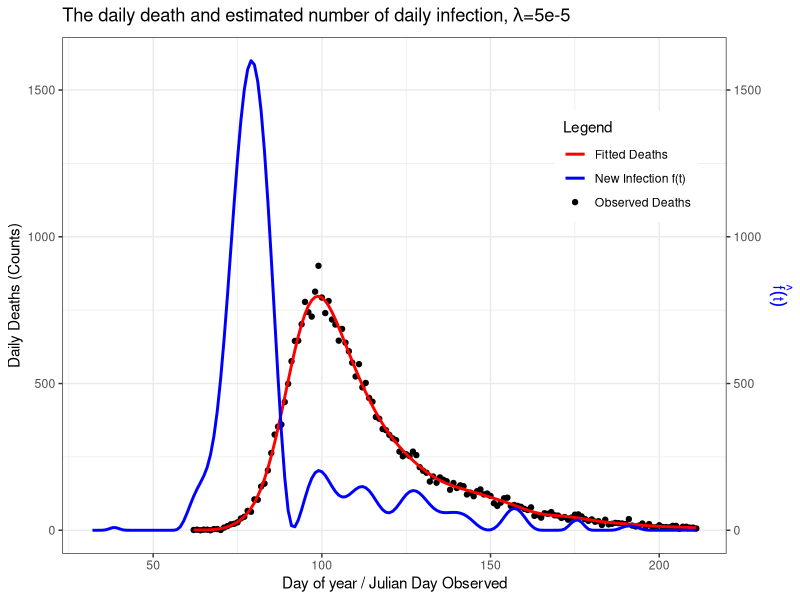

Reproduce this figure in R. (Note: this script raises an error after producing the figure.)
start <- Sys.time()
##=============== PROJECT 3 - EXTENDED STATISTICAL PROGRAMMING =================

# Group 12 
# Aseel Alghamdi : S2901228
# Fenanda Dwitha Kurniasari : S2744048
# Nurmawiya : S2822251

# Aseel     : Make function to contruct X, X tilde, and S (make_matrice)
#             Make objective function and its derivative
# Fenanda   : Bootstrap Uncertainty, 
#             Make final plot
#             Revise and put comment on code
# Nurmawiya : Preliminary Sanity Check with initial lambda, making plot
#             Fit the model using BFGS
#             Revise and put comment on code

# Repository Link
# https://github.com/fenandadwithak/Team12/tree/main/Proj3

# ==============================================================================
##                                  OUTLINE
# ==============================================================================
## What you get:
## (1) 
## (2) 
## (3) 
## (4) 
## (5)
## (6)


##===================== Data Preparation & Load library ========================
library(splines) #load library splines
library(ggplot2)

df <- read.table("engcov.txt", header = TRUE) # import datasets
y <- df$nhs; t <- df$julian
n <- length(y) # define total observation 
d <- 1:80; edur <- 3.151; sdur <- .469
pd <- dlnorm(d, edur, sdur) # density (PDF) function of death
pd <- pd / sum(pd) # probability of death

##==================== (1) Construct X, Xtilde, and S ==========================
make_matrices <- function(t, K=80) {
  # Function to construct matrices (Xtilde, X, S) required for predicting 
  #  number of new infections occuring on day t which expressed by an infection 
  #  rate function f(t)
  
  # Input/Arguments :(1) t, a vector of day since 2020. In this dataset, we use 
  #                      julian
  #                  (2) K, number of basis function, set to 80
  #                      larger K gives a more flexible/wigglier basis
  #
  # Output/Return   :(1) Xtilde, a model matrix (spline basis) to predict f(t) 
  #                      f(t) = b1(t)β1 + b2(t)β2 + ... + bk(t)βk
  #                      row : days; colomn : B-spline basis function
  #                  (2) X, model matrix for the expected death count (the 
  #                      observed outcome), after convolution with Xtilde and 
  #                      π(j)/probability func. for days from infection to death 
  #                  (3) S, penalised matrix. Matrix defining which aspect of β
  #                      are penalised
  
  # Construct X_tilde
  # Define a sequence starting from the first day of death recorded minus 30
  # (min(t)-30) because for the earliest records, deaths might be caused by the
  # infection happened around 30 days ago, until maximum day observed (max(t))
  # for as many as K+4 evenly spaced, so there will be a sequence of 84 numbers
  knots <- seq(min(t)-30, max(t), length.out=K+4)
  
  Xtilde <- splineDesign(knots=knots, 
                         x=(min(t)-30):max(t), 
                         ord=4,
                         outer.ok= TRUE)#construct matrix X-tilde using 
                                        #splineDesign with 84 knots as defined 
                                        #before starting from min(t)-30 until 
                                        #max(t) with order of the spline = 4
  
  # Construct X
  X <- matrix(0, nrow=length(t), ncol=ncol(Xtilde)) # initialize matrix to store
  #for every value in length(t) = 150
  # Execute for each observation of time (1:150)
  for (i in 1:length(t)) {
    j_max <- min(80, 29 + i) ## define upper bound for summation
    for (j in 1:j_max) { ## calculate for each days until death 
      # fill corresponding cells with corresponding element X_tilde and prob 
      # death time function
      X[i,] <- X[i,] + Xtilde[30 + i - j,] * pd[j] 
    }
  }
  
  # Construct S (Penalised Matrix)
  S <- crossprod(diff(diag(ncol(X)), diff=2))
  
  list(Xtilde=Xtilde, X=X, S=S) ## return the output into a list 
}##make_matrices

mats <- make_matrices(t) #
X <- mats$X ## X
S <- mats$S ## S
Xtilde <- mats$Xtilde ## X tilde

##============= (2) Function Penalised NLL and its Objective Func. =============

# In this part, we define objective function to be optimised. For this case, 
# it's already given that f(t) has possion GLM distribution

# First, we know that (log likehood funct of poisson) formula for poisson 
#        l = ∑[yi.log(μi)−μi−log(yi!)]
#        where  μ = Xβ
#        Also, we drop log(yi!) as it does not depends on parameter
#   
# NLL = ∑(Xβ−y⋅log(Xβ))[Negative loglikelihood function]
#       where β=exp(γ) (imposed for positivity)
# Then, the penalty is applied to β (control smoothness of the function), 
#       P = 0.5λβ'Sβ

# Penalised NLL = NLL + P

# Objective Function
pen_nll <- function(gamma, X, y, S, lambda, weight=1) {
  # Function to compute penalised negative log likehood
  # Input/Argument : (1) Gamma : K-vector of spline coefficients
  #                  (2) y : the deaths on day of the year ti
  #                  (3) S : penalised matrix
  #                  (4) lambda : smoothing parameter
  #                  (5) weight : weight for bootstraping sampled data
  #                      adjusted for more general use in this case
  
  # Output/Return  : single numeric value of pen_nll
  beta <- exp(gamma) # β = exp(γ)
  mu <- as.vector(X %*% beta) # μ = Xβ
  ll <- sum(weight*(y * log(mu) - mu)) # likelihood funct of possion dist
  penalty <- 0.5 * lambda * t(beta) %*% (S %*% beta) # penalty
  return(-ll + penalty)
}##pen_nll


# Define Gradient vector of Objective Function/ its derivative vector 
pen_grad <- function(gamma, X, y, S, lambda, weight=1) {
  # Function to compute derivative vector
  # Input/Argument : (1) Gamma : K-vector of spline coefficients
  #                  (2) y : the deaths on day of the year ti
  #                  (3) S : penalised matrix
  #                  (4) lambda : smoothing parameter
  #                  (5) weight : weight for bootstraping sampled data
  #                      adjusted for more general use in this case
  
  
  beta <- exp(gamma) # β = exp(γ)
  mu <- as.vector(X %*% beta) # μ = Xβ
  F <- t(X) %*% (weight*(y / mu - 1)) # ∂li/∂γj; or F =  diag(yi/µi−1).X.diag(β) 
  grad_ll <- -F * beta # total derivative for all data
  grad_pen <- lambda * (beta * (S %*% beta)) # total gradient for penalty 
  return(as.vector(grad_ll + grad_pen))
}

# Checking the derivative (From SP Notes pg 74)
K <- 80
fd <- gamma0 <- rep(0, K)       # start from all zeros
lambda <- 5e-5
pen_nll0 <- pen_nll(gamma0, X, y, S, lambda) 
eps <- 1e-7
for (i in 1:length(gamma0)) {
  gamma1 <- gamma0; gamma1[i] <- eps
  pen_nll1 <- pen_nll(gamma1,X,y,S,lambda)
  fd[i] <- (pen_nll1 - pen_nll0)/eps
}
fd; pen_grad(gamma0, X, y, S, lambda) ## already same
range(fd - pen_grad(gamma0, X, y, S, lambda)) ## apx zero

##================ (3) Fit the model using BFGS optimization ===================
gamma0 <- rep(0, K)       # start from all zeros
lambda <- 5e-5            # smoothing strength: larger -> smoother fitted curve

# Use BFGS (a standard quasi-Newton optimizer) to minimize the objective
fit <- optim(
  par     = gamma0,                 # initial gamma
  fn      = pen_nll,                # objective function
  gr      = pen_grad,               # analytic gradient
  method  = "BFGS",                 # efficient for smooth problems
  control = list(maxit = 1000),     # cap iterations
  X=X, y=y, S=S, lambda=lambda
)

beta_hat <- exp(fit$par) # estimated spline coefficients (K-vector)
mu_hat <- as.vector(X %*% beta_hat)

deaths_df <- data.frame(day = t, deaths = y, fitted = mu_hat)
infect_df <- data.frame(day = (min(t)-30):max(t), f_hat = as.vector(Xtilde %*% beta_hat))

# Combined Plot
windows()
ggplot() +
  geom_point(data = deaths_df, aes(x = day, y = deaths, color = "Observed Deaths"), size=1.5) +
  geom_line(data = deaths_df, aes(x = day, y = fitted, color = "Fitted Deaths"), size=1) +
  geom_line(data = infect_df, aes(x = day, y = f_hat, color = "New Infection f(t)"), size = 1) +
  labs(
    x = "Day of year / Julian Day Observed",
    y = "Daily Deaths (Counts)",
    title = expression(paste("The daily death and estimated number of daily infection, ", lambda, "=5e-5")),
    color = "Legend"
  ) +
  scale_color_manual(
    values = c(
      "Observed Deaths" = "black",
      "Fitted Deaths" = "red",
      "New Infection f(t)" = "blue"
    )) +
  theme_bw() +
  theme(
    axis.title.y.left = element_text(color="black"),
    axis.title.y.right = element_text(color="blue"),
    legend.position = c(0.85, 0.75)
  ) +
  scale_y_continuous(sec.axis = sec_axis(~., name = expression(hat(f)(t))))



##================ (4) Fit the model using BFGS optimization ===================
lambdas <- exp(seq(-13, -7, length=50))
BIC_vals <- numeric(length(lambdas))
best_fit <- NULL

for (i in seq_along(lambdas)) {
  fit <- optim(par=gamma0, fn=pen_nll, gr=pen_grad, method="BFGS",
               X=X, y=y, S=S, lambda=lambdas[i], control=list(maxit=1000))
  beta_hat <- exp(fit$par)
  mu_hat <- as.vector(X %*% beta_hat)
  W <- diag(as.vector(y / mu_hat^2))
  H0 <- t(X) %*% W %*% X
  H_lambda <- H0 + lambdas[i] * S
  EDF <- sum(diag(solve(H_lambda, H0)))
  ll <- sum(y * log(mu_hat) - mu_hat)
  BIC_vals[i] <- -2 * ll + log(length(y)) * EDF
  if (is.null(best_fit) || BIC_vals[i] < min(BIC_vals[1:i])) best_fit <- fit
}

best_lambda <- lambdas[which.min(BIC_vals)]
cat("Best lambda:", best_lambda, "\n")

##=============== (5) Non Parametric Bootstrap Uncertainty =====================
# Initialize number of replicate sample
n_bootstrap <- 200 

# Initialize matrix to store bootstrap replicates
mat_boots <- matrix(NA, nrow=nrow(mats$Xtilde), ncol=n_bootstrap)

for (b in 1:n_bootstrap) {
  wb <- tabulate(sample(n, replace=TRUE), n)
  fit_b <- optim(rep(0, ncol(X)), 
                 pen_nll, gr=pen_grad, 
                 method="BFGS",
                 y=y, X=X, S=S, 
                 lambda=best_lambda, 
                 weight=wb, 
                 control=list(maxit=1000))
  beta_b <- exp(fit_b$par)
  mat_boots[,b] <- mats$Xtilde %*% beta_b ## estimate number of new infection
}

##=====================(6) Final Plot===========================================

# Estimate the daily new infection rate f(t) with its 95% confidence limits
df = data.frame(time_ft=(min(t)-30):max(t),
                mean_ft=rowMeans(mat_boots),
                sd_ft=apply(mat_boots,1,sd),
                lb_ft=t(apply(mat_boots,1,
                              function(x) quantile(x,c(0.025,0.975))))[,1],
                ub_ft=t(apply(mat_boots,1,
                              function(x) quantile(x,c(0.025,0.975))))[,2],
                )
# ci
t(apply(mat_boots,1,function(x) quantile(x,c(0.025,0.975))))


mean_ft = rowMeans(mat_boots) # estimated mean number of new infections per day
                              # averaged across all bootstrap replicates
sd_ft = apply(mat_boots,1,sd) # estimated standard deviation number of new infec
                              # across all bootstrap replicates
ub_ft = mean_ft + (1.96*sd_ft)# Upper Bound 95% CI
lb_ft = pmax(mean_ft - (1.96*sd_ft),0) # Lower Bound 95% CI, constraint no value
                                       # lies below zero
time_ft <- (min(t)-30):max(t)
dim(mat_boots)
#  
beta_hat <- exp(best_fit$par) # 
mu_hat <- as.vector(X %*% beta_hat) # mean deaths per day (from based fit model)


# Final Plot (Bootstrap)
# Combined Plot
deaths_df <- data.frame(day=t, deaths=y, model_fit=mu_hat)
infect_df <- data.frame(day=time_ft, mean=mean_ft, lb=lb_ft, ub=ub_ft)

windows()
# Final Plot (Bootstrap)
# Combined Plot
deaths_df <- data.frame(day = t, deaths = y, model_fit = mu_hat)
infect_df <- data.frame(day = time_ft, mean = mean_ft, lb = lb_ft, ub = ub_ft)

ggplot() +
  geom_ribbon(
    data = infect_df,
    aes(x = day, ymin = lb, ymax = ub, fill = "CI")
  ) +
  geom_point(
    data = deaths_df,
    aes(x = day, y = deaths, color = "Observed Deaths"),
    size = 1.5
  ) +
  geom_line(
    data = deaths_df,
    aes(x = day, y = model_fit, color = "Fitted Deaths"),
    size = 1
  ) +
  geom_line(
    data = infect_df,
    aes(x = day, y = mean, color = "New Infection f(t)"),
    size = 1
  ) +
  labs(
    x = "Day of year / Julian Day Observed",
    y = "Daily Deaths (Counts)",
    title = "The daily death and estimated number of daily infection",
    color = "Legend",
    fill = "Legend"
  ) +
  scale_color_manual(
    values = c(
      "Observed Deaths" = "black",
      "Fitted Deaths" = "red",
      "New Infection f(t)" = "blue"
    ),
    guide = "legend"
  ) +
  scale_fill_manual(
    values = c("CI" = rgb(0.53, 0.81, 0.98, 0.25)),
    guide = "legend"
  ) +
  guides(
    color = guide_legend(
      title = "Legend",
      order = 1,
      override.aes = list(fill = NA)
    ),
    fill = guide_legend(
      title = NULL,
      order = 1,
      override.aes = list(
        linetype = 0,
        shape = 22,
        size = 5,
        color = NA,
        fill = rgb(0.53, 0.81, 0.98, 0.25)
      )
    )
  ) +
  theme_bw() +
  theme(
    legend.position = c(0.85, 0.75),
    legend.background = element_rect(fill = alpha("white", 0.7), color = NA),
    legend.box.background = element_rect(color = "gray70", linetype = "dotted"),
    legend.title = element_text(face = "bold"),
    legend.key.height = unit(0.4, "lines"),
    legend.key.width  = unit(1, "lines"),
    legend.spacing.y  = unit(0.05, "lines"),
    legend.margin = margin(2, 2, 2, 2)
  )





end <- Sys.time()
end-start
